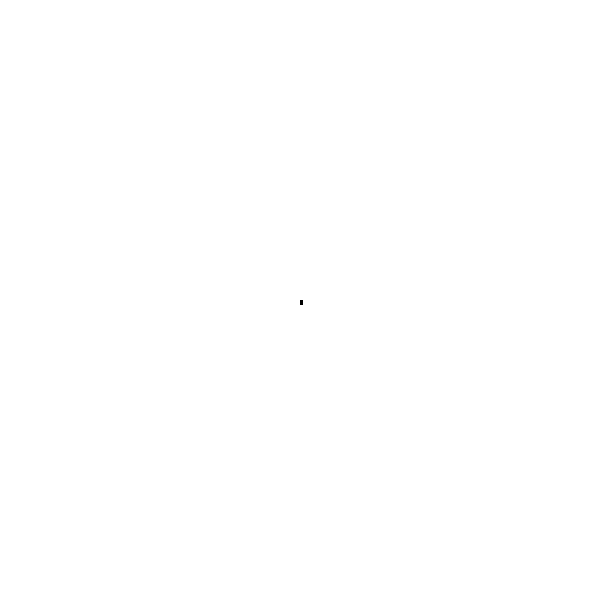
Frame 1 (no input)
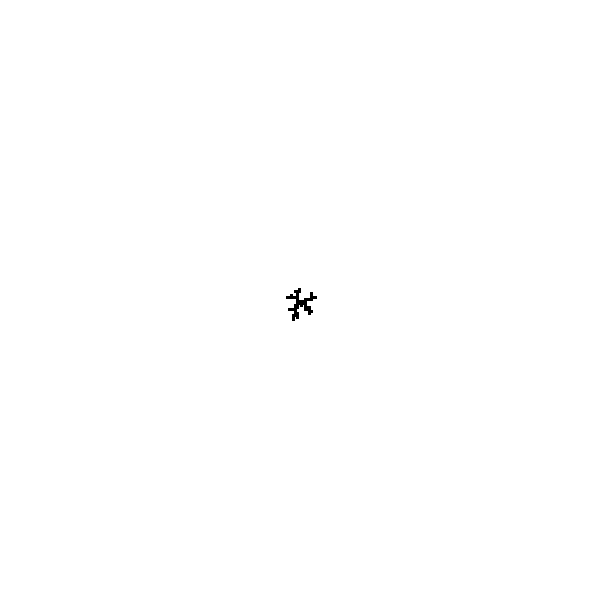
Frame 60 (the mouse pressed at the canvas centre just before this capture)
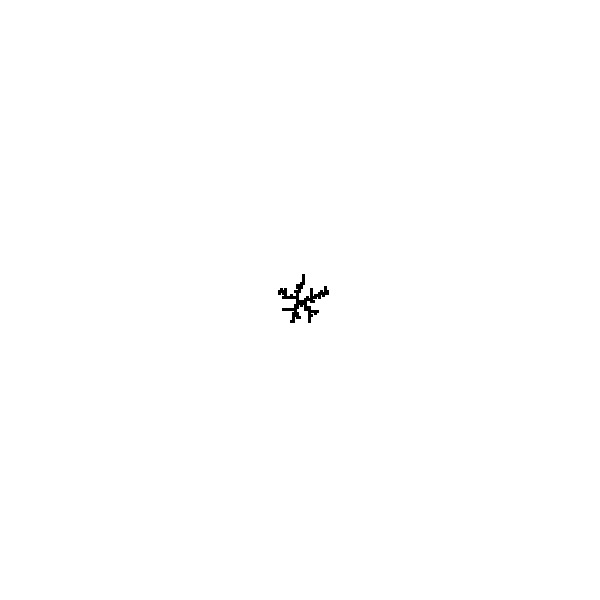
Frame 120 (the mouse held since frame 60 and released just before this capture)

The Processing sketch that drew these frames (run headless with seeded random() and noise(); from frame 60 on, the mouse is pressed at the canvas centre):

// Processing sketch: dla_grid
// ── dla_grid.pde
int[][] grid;
//the pixels taken up by one grid square
int grid_size = 2;

void setup() {
  size(600,600);
  background(255);
  fill(0);
  //initialize grid
  grid = new int[width/grid_size][height/grid_size];
  for(int i=0;i<grid.length;++i) {
    for(int j=0;j<grid[0].length;++j) {
      grid[i][j] = 0;
    }
  }
  grid[grid.length/2][grid[0].length/2] = 1;
  drawGridSquare(grid.length/2,grid[0].length/2);
}

void draw() {
  addPoint();
}

void drawGridSquare(int x, int y) {
  rect(x*grid_size,y*grid_size,grid_size,grid_size);
}

void addPoint() {
  //initialize random boundary point
  int x,y;
  if(random(1) < .5) {
    x = int(random(grid.length));
    y = int(random(2))*(grid[0].length-1);
  } else {
    x = int(random(2))*(grid.length-1);
    y = int(random(grid[0].length));    
  }
  while(true) {
    //check neighbors
    if(checkNeighbors(x,y) > 0) break;
    //move in a random direction
    float rand = random(1.0);
    //wrap around the grid
    if(rand < .25) {
      x = (x+1)%grid.length;
    } else if(rand < .5) {
      x = (x+grid.length-1)%grid.length;
    } else if(rand < .75) {
      y = (y+1)%grid[0].length;      
    } else {
      y = (y+grid[0].length-1)%grid[0].length;      
    }
  }
  grid[x][y] = 1;
  drawGridSquare(x,y);
}

int checkNeighbors(int x, int y) {
  int neighbors = 0;
  if(x > 0) neighbors += grid[x-1][y];
  if(x < grid.length-1) neighbors += grid[x+1][y];
  if(y > 0) neighbors += grid[x][y-1];
  if(y < grid[0].length-1) neighbors += grid[x][y+1];
  return neighbors;
}
